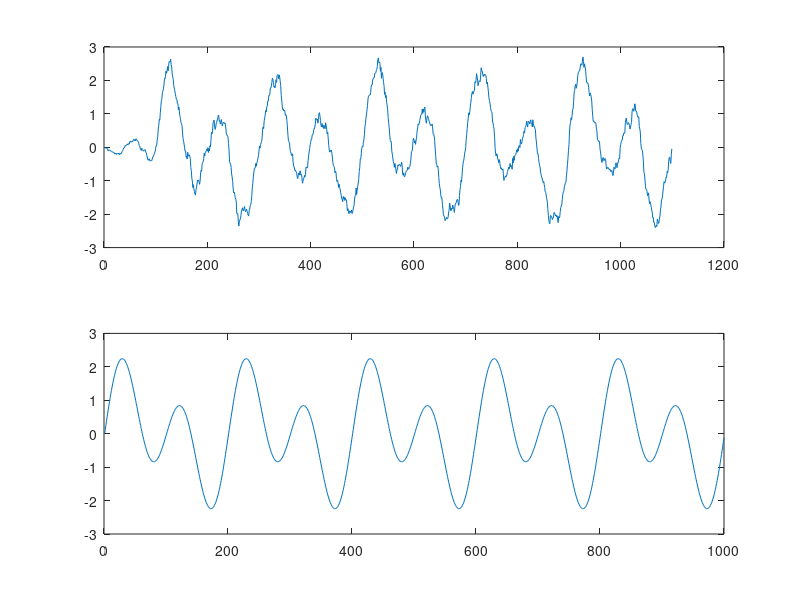

MATLAB code for this plot:
L = 1000;
fs = 10^5;
dt = 1/fs;
t = 0:dt:dt*(L-1);
S = sin(1000*pi*t) + 1.5*sin(2000*pi*t);
% single_power = (1/length(S))*sum(S.^2); % use to replace 'measured' in awgn
SNR = 6;
X = awgn(S,SNR,'measured');
e = X - S;

N = floor(L*0.1);
Rxx = xcorr(X,N-1,'biased');
Rxxt = zeros(N,N);
for i=1:N
    for j=1:N
        Rxxt(i,j) = Rxx(N-i+j);
    end
end

rSS=xcorr(S,S,N-1,'biased');
rSSn = zeros(1,N);
for i=1:N
    rSSn(i)=rSS(i);
end

% h = inv(Rxxt)*rSSn';
h = (Rxxt \ eye(size(Rxxt))) *rSSn';
Y = conv(X,h);

subplot(211)
plot(Y)
subplot(212)
plot(S)

